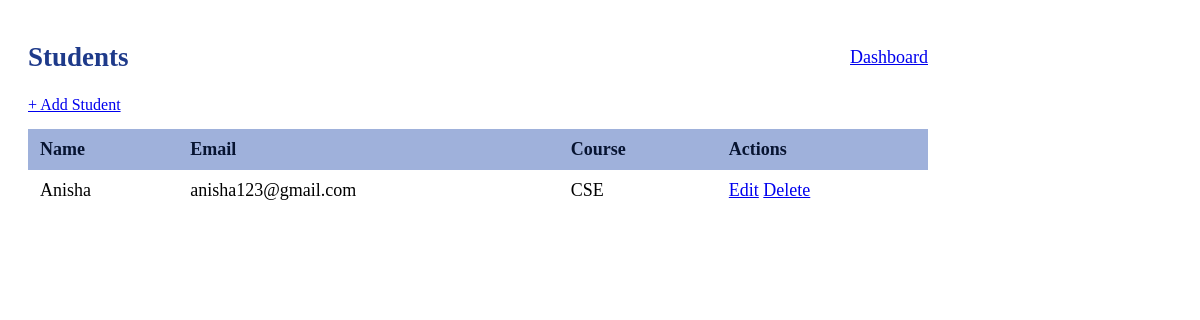
The app's page /students (signed in) with its own data.
### tables this page shows
CREATE TABLE students (
        id INTEGER PRIMARY KEY AUTOINCREMENT,
        name TEXT NOT NULL,
        email TEXT NOT NULL,
        course TEXT NOT NULL
    );

### app.py (the view)
@app.route('/students')
def students():
    if 'user' not in session:
        return redirect('/login')
    db = get_db()
    data = db.execute("SELECT * FROM students").fetchall()
    return render_template('student.html', students=data)

### app.py (called while the page is built)
def get_db():
    conn = sqlite3.connect("database.db")
    conn.row_factory = sqlite3.Row
    return conn

### templates/student.html (shortened to what this page needs)
<!DOCTYPE html>
<html lang="en">
<head>
    <link rel="stylesheet" href="/static/style.css">
</head>
<body>
    <div class="container">
        <div class="top-bar">
            <h2>Students</h2>
            <a href="/dashboard">Dashboard</a>
        </div>
        <a href="/add-student">+ Add Student</a>
        <table>
            <tr>
                <th>Name</th>
                <th>Email</th>
                <th>Course</th>
                <th>Actions</th>
            </tr>
            {% for s in students %}
            <tr>
                <td>{{ s['name'] }}</td>
                <td>{{ s['email'] }}</td>
                <td>{{ s['course'] }}</td>
                <td class="actions">
                    <a href="/edit/{{ s['id'] }}">Edit</a>
                    <a href="/delete/{{ s['id'] }}">Delete</a>
                </td>
            </tr>
            {% endfor %}
        </table>
    </div>
</body>
</html>

### static/style.css (style rules this page uses)
h2 { color:#1e3a8a; }
.container { background: white; padding: 10px 10px; max-width:900px;; margin: 10px; }
table { width: 100%; max-width: 900px; margin: 15px auto; border-collapse: collapse; background: white; }
th, td { text-align: left; padding: 10px 12px; font-size: 18px; }
th { background: #9fb1db; color: #071431; }
.top-bar { display: flex; justify-content: space-between; align-items: center; max-width: 900px; font-size:18px; }

### records on screen
students: name "Anisha", email "anisha123@gmail.com", course "CSE"
